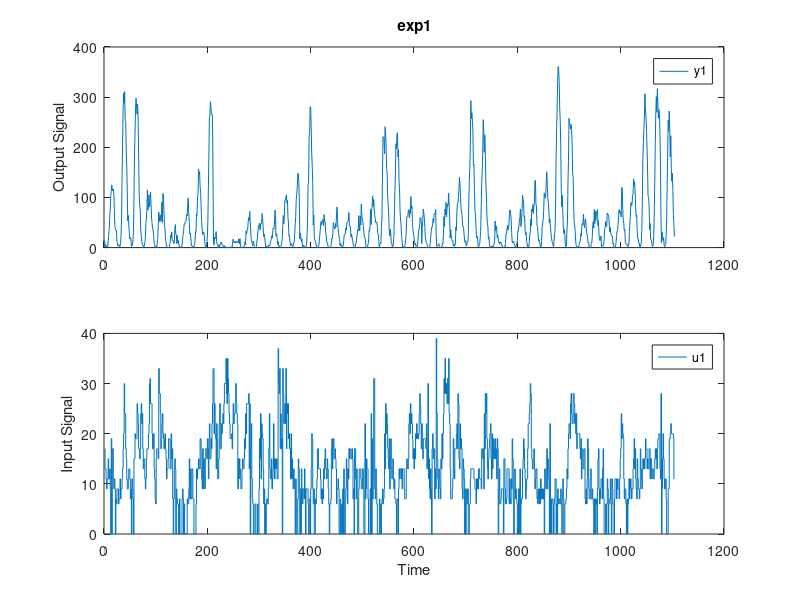

MATLAB code to generate this figure: (Note: this script raises an error after producing the figure.)
clc; clear; close all;
load("bike.mat");

data = iddata(y,u);
figure
plot(data);
mu = getTrend(data,0);
data_d = detrend(data,mu);


%% MODEL 1
disp("Model 1");
orders_bj1 = [1 1 1 1 1];

m_bj1 = bj(data_d,orders_bj1);

m_bj1.b % B(z)
m_bj1.c % C(z)
m_bj1.d % D(z) 
m_bj1.f % F(z)
m_bj1.NoiseVariance % sigma^2

figure(7)
sgtitle("ZERO POLE CANCELLATION ANALYSIS")
subplot(2,3,1);
iopzplot(m_bj1);
title("Model 1");

ai1 = aic(m_bj1);
bic1 = bic(m_bj1);
sure1 = sure(m_bj1);


%% MODEL 2
disp("Model 2");
% Estimation of a Box-Jenkins model

% coefficients of the BJ model
% orders_bj(1) = nB
% orders_bj(2) = nC
% orders_bj(3) = nD
% orders_bj(4) = nF
% orders_bj(5) = nk
orders_bj2 = [2 2 2 1 1];

% BJ model generation
m_bj2 = bj(data_d,orders_bj2);

% Plot the coefficient of the estimated model
m_bj2.b % B(z)
m_bj2.c % C(z)
m_bj2.d % D(z) 
m_bj2.f % F(z)
m_bj2.NoiseVariance % sigma^2

figure(7)
subplot(2,3,2);
iopzplot(m_bj2);
title("Model 2");

ai2 = aic(m_bj2);
bic2 = bic(m_bj2);
sure2 = sure(m_bj2);

%% MODEL 3
disp("Model 3");
% Estimation of a Box-Jenkins model

% coefficients of the BJ model
% orders_bj(1) = nB
% orders_bj(2) = nC
% orders_bj(3) = nD
% orders_bj(4) = nF
% orders_bj(5) = nk
orders_bj3 = [4 4 4 3 1];

% BJ model generation
m_bj3 = bj(data_d,orders_bj3);

% Plot the coefficient of the estimated model
m_bj3.b % B(z)
m_bj3.c % C(z)
m_bj3.d % D(z) 
m_bj3.f % F(z)
m_bj3.NoiseVariance % sigma^2

figure(7)
subplot(2,3,3);
iopzplot(m_bj3);
title("Model 3");

ai3 = aic(m_bj3);
bic3 = bic(m_bj3);
sure3 = sure(m_bj3);

%% MODEL 4
% Estimation of a Box-Jenkins model
disp("Model 4");
% coefficients of the BJ model
% orders_bj(1) = nB
% orders_bj(2) = nC
% orders_bj(3) = nD
% orders_bj(4) = nF
% orders_bj(5) = nk
orders_bj4 = [6 6 6 5 1];

% BJ model generation
m_bj4 = bj(data_d,orders_bj4);

% Plot the coefficient of the estimated model
m_bj4.b % B(z)
m_bj4.c % C(z)
m_bj4.d % D(z) 
m_bj4.f % F(z)
m_bj4.NoiseVariance % sigma^2

figure(7)
subplot(2,3,4);
iopzplot(m_bj4);
title("Model 4");

ai4 = aic(m_bj4);
bic4 = bic(m_bj4);
sure4 = sure(m_bj4);

% it shows two poles near two zeros

%% MODEL 4
% Estimation of a Box-Jenkins model
disp("Model 4new");
% coefficients of the BJ model
% orders_bj(1) = nB
% orders_bj(2) = nC
% orders_bj(3) = nD
% orders_bj(4) = nF
% orders_bj(5) = nk
orders_bj4new = [4 6 6 3 1];

% BJ model generation
m_bj4new = bj(data_d,orders_bj4new);

% Plot the coefficient of the estimated model
m_bj4new.b % B(z)
m_bj4new.c % C(z)
m_bj4new.d % D(z) 
m_bj4new.f % F(z)
m_bj4new.NoiseVariance % sigma^2

figure(7)
subplot(2,3,5);
iopzplot(m_bj4new);
title("Model 4new"); %% non ha più la zero pole cancellation

ai4new = aic(m_bj4new);
bic4new = bic(m_bj4new);
sure4new = sure(m_bj4new);

%% CRITERIA WITH COMPLEXITY TERM
aic_vec = [ai1, ai2, ai3, ai4new, ai4];
bic_vec = [bic1, bic2, bic3, bic4new, bic4];
sure_vec = [sure1, sure2, sure3, sure4new, sure4];

figure(8)
sgtitle("CRITERIA WITH COMPLEXITY TERM")
ax = subplot(1,3,1);
plot(aic_vec);
ax.XTick = [1, 2, 3,4,5];
xticklabels(["M1","M2", "M3", "M4new", "M4"])
title("AIC")
ax2 = subplot(1,3,2);
plot(bic_vec);
ax2.XTick = [1, 2, 3,4,5];
xticklabels(["M1","M2", "M3", "M4new", "M4"])
title("BIC")
ax3 =subplot(1,3,3);
plot(sure_vec);
ax3.XTick = [1, 2, 3,4,5];
xticklabels(["M1","M2", "M3", "M4new", "M4"])
title("SURE")


%%  HOLD OUT CROSS VALIDATION

M = length(u)/2;
data_t = iddata(data_d.y(1:M), data_d.u(1:M)); % data_d(1:M)
data_v = iddata(data_d.y(M+1:end), data_d.u(M+1:end));


%% MODEL 1
disp("Model 1");
% coefficients of the BJ model
% orders_bj(1) = nB
% orders_bj(2) = nC
% orders_bj(3) = nD
% orders_bj(4) = nF
% orders_bj(5) = nk
orders_bj1 = [1 1 1 1 1];

% BJ model generation
m_bj1 = bj(data_t,orders_bj1);

% Plot the coefficient of the estimated model
m_bj1.b % B(z)
m_bj1.c % C(z)
m_bj1.d % D(z) 
m_bj1.f % F(z)
m_bj1.NoiseVariance % sigma^2



%% MODEL 2
disp("Model 2");
% Estimation of a Box-Jenkins model

% coefficients of the BJ model
% orders_bj(1) = nB
% orders_bj(2) = nC
% orders_bj(3) = nD
% orders_bj(4) = nF
% orders_bj(5) = nk
orders_bj2 = [2 2 2 1 1];

% BJ model generation
m_bj2 = bj(data_t,orders_bj2);

% Plot the coefficient of the estimated model
m_bj2.b % B(z)
m_bj2.c % C(z)
m_bj2.d % D(z) 
m_bj2.f % F(z)
m_bj2.NoiseVariance % sigma^2


%% MODEL 3
disp("Model 3");
% Estimation of a Box-Jenkins model

% coefficients of the BJ model
% orders_bj(1) = nB
% orders_bj(2) = nC
% orders_bj(3) = nD
% orders_bj(4) = nF
% orders_bj(5) = nk
orders_bj3 = [4 4 4 3 1];

% BJ model generation
m_bj3 = bj(data_t,orders_bj3);

% Plot the coefficient of the estimated model
m_bj3.b % B(z)
m_bj3.c % C(z)
m_bj3.d % D(z) 
m_bj3.f % F(z)
m_bj3.NoiseVariance % sigma^2


%% MODEL 4
% Estimation of a Box-Jenkins model
disp("Model 4");
% coefficients of the BJ model
% orders_bj(1) = nB
% orders_bj(2) = nC
% orders_bj(3) = nD
% orders_bj(4) = nF
% orders_bj(5) = nk
orders_bj4 = [6 6 6 5 1];

% BJ model generation
m_bj4 = bj(data_t,orders_bj4);

% Plot the coefficient of the estimated model
m_bj4.b % B(z)
m_bj4.c % C(z)
m_bj4.d % D(z) 
m_bj4.f % F(z)
m_bj4.NoiseVariance % sigma^2

% it shows two poles near two zeros

%% MODEL 4
% Estimation of a Box-Jenkins model
disp("Model 4new");
% coefficients of the BJ model
% orders_bj(1) = nB
% orders_bj(2) = nC
% orders_bj(3) = nD
% orders_bj(4) = nF
% orders_bj(5) = nk
orders_bj4new = [4 6 6 3 1];

% BJ model generation
m_bj4new = bj(data_t,orders_bj4new);

% Plot the coefficient of the estimated model
m_bj4new.b % B(z)
m_bj4new.c % C(z)
m_bj4new.d % D(z) 
m_bj4new.f % F(z)
m_bj4new.NoiseVariance % sigma^2


% one step ahead prediction to compute generalization error
opt = compareOptions('InitialCondition','z');
hhs = [1,2,3,4];
figure(9)
sgtitle("HOLD OUT CROSS VALIDATION")
for h = hhs
    subplot(2,2,h)
    compare(data_v,m_bj1, m_bj2, m_bj3, m_bj4new, m_bj4,h,opt)
end
